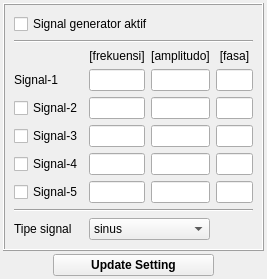
<?xml version="1.0" encoding="UTF-8"?>
<ui version="4.0">
 <class>SignalGeneratorSet</class>
 <widget class="QWidget" name="SignalGeneratorSet">
  <property name="geometry">
   <rect>
    <x>0</x>
    <y>0</y>
    <width>267</width>
    <height>265</height>
   </rect>
  </property>
  <property name="windowTitle">
   <string>Form</string>
  </property>
  <layout class="QVBoxLayout" name="verticalLayout">
   <property name="spacing">
    <number>3</number>
   </property>
   <property name="sizeConstraint">
    <enum>QLayout::SetDefaultConstraint</enum>
   </property>
   <property name="margin">
    <number>3</number>
   </property>
   <item>
    <widget class="QFrame" name="frame">
     <property name="frameShape">
      <enum>QFrame::Box</enum>
     </property>
     <property name="frameShadow">
      <enum>QFrame::Raised</enum>
     </property>
     <layout class="QGridLayout" name="gridLayout_2">
      <property name="sizeConstraint">
       <enum>QLayout::SetDefaultConstraint</enum>
      </property>
      <item row="0" column="0" colspan="4">
       <widget class="QCheckBox" name="chk_flag_simul">
        <property name="text">
         <string>Signal generator aktif</string>
        </property>
       </widget>
      </item>
      <item row="3" column="0">
       <widget class="QLabel" name="label">
        <property name="text">
         <string>Signal-1</string>
        </property>
       </widget>
      </item>
      <item row="3" column="1">
       <widget class="QLineEdit" name="le_f1"/>
      </item>
      <item row="3" column="2">
       <widget class="QLineEdit" name="le_a1"/>
      </item>
      <item row="3" column="3">
       <widget class="QLineEdit" name="le_fasa1"/>
      </item>
      <item row="2" column="1">
       <widget class="QLabel" name="label_2">
        <property name="text">
         <string>[frekuensi]</string>
        </property>
        <property name="alignment">
         <set>Qt::AlignCenter</set>
        </property>
       </widget>
      </item>
      <item row="2" column="2">
       <widget class="QLabel" name="label_3">
        <property name="text">
         <string>[amplitudo]</string>
        </property>
        <property name="alignment">
         <set>Qt::AlignCenter</set>
        </property>
       </widget>
      </item>
      <item row="2" column="3">
       <widget class="QLabel" name="label_4">
        <property name="text">
         <string>[fasa]</string>
        </property>
        <property name="alignment">
         <set>Qt::AlignCenter</set>
        </property>
       </widget>
      </item>
      <item row="4" column="0">
       <widget class="QCheckBox" name="chk_sig2">
        <property name="text">
         <string>Signal-2</string>
        </property>
       </widget>
      </item>
      <item row="5" column="0">
       <widget class="QCheckBox" name="chk_sig3">
        <property name="text">
         <string>Signal-3</string>
        </property>
       </widget>
      </item>
      <item row="6" column="0">
       <widget class="QCheckBox" name="chk_sig4">
        <property name="text">
         <string>Signal-4</string>
        </property>
       </widget>
      </item>
      <item row="1" column="0" colspan="4">
       <widget class="Line" name="line">
        <property name="orientation">
         <enum>Qt::Horizontal</enum>
        </property>
       </widget>
      </item>
      <item row="9" column="0">
       <widget class="QLabel" name="label_5">
        <property name="text">
         <string>Tipe signal</string>
        </property>
       </widget>
      </item>
      <item row="9" column="1" colspan="2">
       <widget class="QComboBox" name="cb_sig_type">
        <item>
         <property name="text">
          <string>sinus</string>
         </property>
        </item>
        <item>
         <property name="text">
          <string>triangle</string>
         </property>
        </item>
        <item>
         <property name="text">
          <string>square</string>
         </property>
        </item>
       </widget>
      </item>
      <item row="8" column="0" colspan="4">
       <widget class="Line" name="line_2">
        <property name="orientation">
         <enum>Qt::Horizontal</enum>
        </property>
       </widget>
      </item>
      <item row="4" column="1">
       <widget class="QLineEdit" name="le_f2"/>
      </item>
      <item row="5" column="1">
       <widget class="QLineEdit" name="le_f3"/>
      </item>
      <item row="6" column="1">
       <widget class="QLineEdit" name="le_f4"/>
      </item>
      <item row="4" column="2">
       <widget class="QLineEdit" name="le_a2"/>
      </item>
      <item row="5" column="2">
       <widget class="QLineEdit" name="le_a3"/>
      </item>
      <item row="6" column="2">
       <widget class="QLineEdit" name="le_a4"/>
      </item>
      <item row="4" column="3">
       <widget class="QLineEdit" name="le_fasa2"/>
      </item>
      <item row="5" column="3">
       <widget class="QLineEdit" name="le_fasa3"/>
      </item>
      <item row="6" column="3">
       <widget class="QLineEdit" name="le_fasa4"/>
      </item>
      <item row="7" column="0">
       <widget class="QCheckBox" name="chk_sig5">
        <property name="text">
         <string>Signal-5</string>
        </property>
       </widget>
      </item>
      <item row="7" column="1">
       <widget class="QLineEdit" name="le_f5"/>
      </item>
      <item row="7" column="2">
       <widget class="QLineEdit" name="le_a5"/>
      </item>
      <item row="7" column="3">
       <widget class="QLineEdit" name="le_fasa5"/>
      </item>
     </layout>
    </widget>
   </item>
   <item>
    <layout class="QHBoxLayout" name="horizontalLayout">
     <property name="leftMargin">
      <number>50</number>
     </property>
     <property name="rightMargin">
      <number>50</number>
     </property>
     <item>
      <widget class="QPushButton" name="pb_update_set_siggen">
       <property name="font">
        <font>
         <weight>75</weight>
         <bold>true</bold>
        </font>
       </property>
       <property name="text">
        <string>Update Setting</string>
       </property>
      </widget>
     </item>
    </layout>
   </item>
  </layout>
 </widget>
 <resources/>
 <connections/>
</ui>
